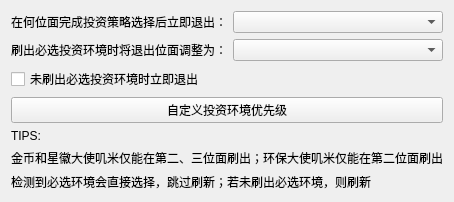
<?xml version="1.0" encoding="UTF-8"?>
<ui version="4.0">
 <class>CurrencySettings</class>
 <widget class="QWidget" name="CurrencySettings">
  <layout class="QVBoxLayout" name="CurrencySettings_layout">
   <item>
    <layout class="QFormLayout" name="formLayout_currency_war">
     <item row="0" column="0">
      <widget class="QLabel" name="Currency_exit_plane_label">
       <property name="text">
        <string>在何位面完成投资策略选择后立即退出：</string>
       </property>
      </widget>
     </item>
     <item row="0" column="1">
      <widget class="QComboBox" name="Currency_exit_plane_combo" />
     </item>
     <item row="1" column="0">
      <widget class="QLabel" name="Currency_prior_exit_plane_label">
       <property name="text">
        <string>刷出必选投资环境时将退出位面调整为：</string>
       </property>
      </widget>
     </item>
     <item row="1" column="1">
      <widget class="QComboBox" name="Currency_prior_exit_plane_combo" />
     </item>
    </layout>
   </item>
   <item>
    <widget class="QCheckBox" name="Currency_exit_if_no_prior_checkbox">
     <property name="text">
      <string>未刷出必选投资环境时立即退出</string>
     </property>
    </widget>
   </item>
   <item>
    <widget class="QPushButton" name="Currency_priority_settings_btn">
     <property name="text">
      <string>自定义投资环境优先级</string>
     </property>
    </widget>
   </item>
   <item>
    <widget class="QLabel" name="Currency_settings_label">
     <property name="text">
      <string>TIPS:</string>
     </property>
    </widget>
   </item>
   <item>
    <widget class="QLabel" name="Currency_settings_label">
     <property name="text">
      <string>金币和星徽大使叽米仅能在第二、三位面刷出；环保大使叽米仅能在第二位面刷出</string>
     </property>
    </widget>
   </item>
   <item>
    <widget class="QLabel" name="Currency_settings_label">
     <property name="text">
      <string>检测到必选环境会直接选择，跳过刷新；若未刷出必选环境，则刷新</string>
     </property>
    </widget>
   </item>
  </layout>
 </widget>
 <resources />
 <connections />
</ui>
